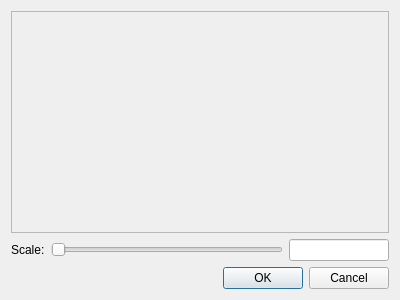
<ui version="4.0" >
 <class>VibrationPlot</class>
 <widget class="QDialog" name="VibrationPlot" >
  <property name="geometry" >
   <rect>
    <x>0</x>
    <y>0</y>
    <width>400</width>
    <height>300</height>
   </rect>
  </property>
  <property name="windowTitle" >
   <string>Vibration Plot</string>
  </property>
  <layout class="QGridLayout" name="gridLayout" >
   <item row="2" column="0" colspan="3" >
    <widget class="QDialogButtonBox" name="buttonBox" >
     <property name="orientation" >
      <enum>Qt::Horizontal</enum>
     </property>
     <property name="standardButtons" >
      <set>QDialogButtonBox::Cancel|QDialogButtonBox::Ok</set>
     </property>
    </widget>
   </item>
   <item row="1" column="0" >
    <widget class="QLabel" name="label" >
     <property name="text" >
      <string>Scale:</string>
     </property>
    </widget>
   </item>
   <item row="1" column="2" >
    <widget class="QLineEdit" name="scaleEdit" >
     <property name="sizePolicy" >
      <sizepolicy vsizetype="Fixed" hsizetype="Fixed" >
       <horstretch>0</horstretch>
       <verstretch>0</verstretch>
      </sizepolicy>
     </property>
     <property name="minimumSize" >
      <size>
       <width>100</width>
       <height>0</height>
      </size>
     </property>
     <property name="maximumSize" >
      <size>
       <width>100</width>
       <height>16777215</height>
      </size>
     </property>
    </widget>
   </item>
   <item row="1" column="1" >
    <widget class="QSlider" name="scaleSlider" >
     <property name="sizePolicy" >
      <sizepolicy vsizetype="Fixed" hsizetype="Expanding" >
       <horstretch>0</horstretch>
       <verstretch>0</verstretch>
      </sizepolicy>
     </property>
     <property name="orientation" >
      <enum>Qt::Horizontal</enum>
     </property>
    </widget>
   </item>
   <item row="0" column="0" colspan="3" >
    <widget class="Avogadro::PlotWidget" name="plot" >
     <property name="frameShape" >
      <enum>QFrame::StyledPanel</enum>
     </property>
     <property name="frameShadow" >
      <enum>QFrame::Raised</enum>
     </property>
    </widget>
   </item>
  </layout>
 </widget>
 <customwidgets>
  <customwidget>
   <class>Avogadro::PlotWidget</class>
   <extends>QFrame</extends>
   <header location="global" >avogadro/plotwidget.h</header>
   <container>1</container>
  </customwidget>
 </customwidgets>
 <resources/>
 <connections>
  <connection>
   <sender>buttonBox</sender>
   <signal>accepted()</signal>
   <receiver>VibrationPlot</receiver>
   <slot>accept()</slot>
   <hints>
    <hint type="sourcelabel" >
     <x>248</x>
     <y>254</y>
    </hint>
    <hint type="destinationlabel" >
     <x>157</x>
     <y>274</y>
    </hint>
   </hints>
  </connection>
  <connection>
   <sender>buttonBox</sender>
   <signal>rejected()</signal>
   <receiver>VibrationPlot</receiver>
   <slot>reject()</slot>
   <hints>
    <hint type="sourcelabel" >
     <x>316</x>
     <y>260</y>
    </hint>
    <hint type="destinationlabel" >
     <x>286</x>
     <y>274</y>
    </hint>
   </hints>
  </connection>
 </connections>
</ui>
